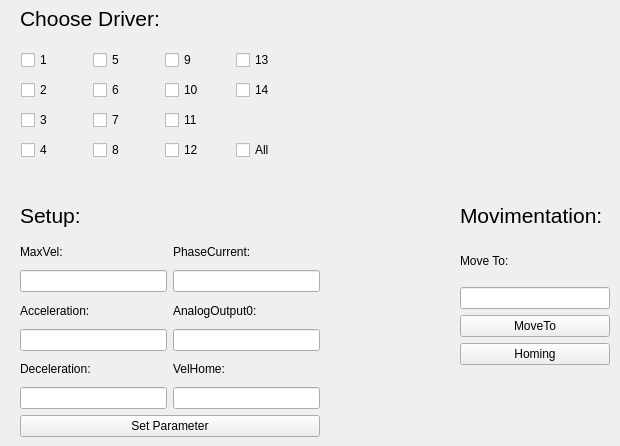
          <widget class="QWidget" name="AllMovimentation">
           <attribute name="title">
            <string>All Movimentation</string>
           </attribute>
           <attribute name="toolTip">
            <string>All drivers movimentation and settings</string>
           </attribute>
           <widget class="QWidget" name="layoutWidget_35">
            <property name="geometry">
             <rect>
              <x>460</x>
              <y>240</y>
              <width>150</width>
              <height>125</height>
             </rect>
            </property>
            <layout class="QGridLayout" name="gridLayout_26">
             <item row="1" column="0">
              <widget class="QPushButton" name="Homing_all">
               <property name="toolTip">
                <string>Execute the homing procedure for all driver</string>
               </property>
               <property name="text">
                <string>Homing</string>
               </property>
              </widget>
             </item>
             <item row="0" column="0">
              <layout class="QVBoxLayout" name="verticalLayout_77">
               <item>
                <widget class="QLabel" name="label_292">
                 <property name="text">
                  <string>Move To:</string>
                 </property>
                </widget>
               </item>
               <item>
                <widget class="QLineEdit" name="LineEditMoveToValue_all">
                 <property name="toolTip">
                  <string>Position to move all drivers</string>
                 </property>
                </widget>
               </item>
               <item>
                <widget class="QPushButton" name="MoveTo_all">
                 <property name="toolTip">
                  <string>Move all drivers to the position specified above</string>
                 </property>
                 <property name="text">
                  <string>MoveTo</string>
                 </property>
                </widget>
               </item>
              </layout>
             </item>
            </layout>
           </widget>
           <widget class="QWidget" name="layoutWidget">
            <property name="geometry">
             <rect>
              <x>20</x>
              <y>240</y>
              <width>300</width>
              <height>197</height>
             </rect>
            </property>
            <layout class="QGridLayout" name="gridLayout_24">
             <item row="0" column="0">
              <widget class="QLabel" name="label_274">
               <property name="text">
                <string>MaxVel:</string>
               </property>
              </widget>
             </item>
             <item row="0" column="1">
              <widget class="QLabel" name="label_203">
               <property name="text">
                <string>PhaseCurrent:</string>
               </property>
              </widget>
             </item>
             <item row="1" column="0">
              <widget class="QLineEdit" name="LineEditMaxVelSetup_all">
               <property name="toolTip">
                <string>Set all drivers MaxVel to this value.</string>
               </property>
              </widget>
             </item>
             <item row="1" column="1">
              <widget class="QLineEdit" name="LineEditPhaseCurrentSetup_all">
               <property name="toolTip">
                <string>Set all drivers PhaseCurrent to this value.</string>
               </property>
              </widget>
             </item>
             <item row="2" column="0">
              <widget class="QLabel" name="label_275">
               <property name="text">
                <string>Acceleration:</string>
               </property>
              </widget>
             </item>
             <item row="2" column="1">
              <widget class="QLabel" name="label_204">
               <property name="text">
                <string>AnalogOutput0:</string>
               </property>
              </widget>
             </item>
             <item row="3" column="0">
              <widget class="QLineEdit" name="LineEditAccelerationSetup_all">
               <property name="toolTip">
                <string>Set all drivers Acceleration to this value.</string>
               </property>
              </widget>
             </item>
             <item row="3" column="1">
              <widget class="QLineEdit" name="LineEditAnalogOutputSetup_all">
               <property name="toolTip">
                <string>Set all drivers AnalogOutput(0) to this value.</string>
               </property>
              </widget>
             </item>
             <item row="4" column="0">
              <widget class="QLabel" name="label_273">
               <property name="text">
                <string>Deceleration:</string>
               </property>
              </widget>
             </item>
             <item row="5" column="0">
              <widget class="QLineEdit" name="LineEditDecelerationSetup_all">
               <property name="toolTip">
                <string>Set all drivers Deceleration to this value.</string>
               </property>
              </widget>
             </item>
             <item row="6" column="0" colspan="2">
              <widget class="QPushButton" name="SetParameterDriver_all">
               <property name="toolTip">
                <string>&lt;html&gt;&lt;head/&gt;&lt;body&gt;&lt;p&gt;Set parameter of all drivers. Nota bene: in order to accomplished the command you have to set all the fields above.&lt;/p&gt;&lt;/body&gt;&lt;/html&gt;</string>
               </property>
               <property name="text">
                <string>Set Parameter</string>
               </property>
              </widget>
             </item>
             <item row="4" column="1">
              <widget class="QLabel" name="label_287">
               <property name="text">
                <string>VelHome:</string>
               </property>
              </widget>
             </item>
             <item row="5" column="1">
              <widget class="QLineEdit" name="LineEditVelHomeSetup_all">
               <property name="toolTip">
                <string>Set all drivers VelHome to this value.</string>
               </property>
              </widget>
             </item>
            </layout>
           </widget>
           <widget class="QLabel" name="label_276">
            <property name="geometry">
             <rect>
              <x>20</x>
              <y>10</y>
              <width>151</width>
              <height>17</height>
             </rect>
            </property>
            <property name="font">
             <font>
              <pointsize>16</pointsize>
             </font>
            </property>
            <property name="text">
             <string>Choose Driver:</string>
            </property>
           </widget>
           <widget class="QLabel" name="label_277">
            <property name="geometry">
             <rect>
              <x>20</x>
              <y>200</y>
              <width>71</width>
              <height>31</height>
             </rect>
            </property>
            <property name="font">
             <font>
              <pointsize>16</pointsize>
             </font>
            </property>
            <property name="text">
             <string>Setup:</string>
            </property>
           </widget>
           <widget class="QLabel" name="label_278">
            <property name="geometry">
             <rect>
              <x>460</x>
              <y>200</y>
              <width>151</width>
              <height>31</height>
             </rect>
            </property>
            <property name="font">
             <font>
              <pointsize>16</pointsize>
             </font>
            </property>
            <property name="text">
             <string>Movimentation:</string>
            </property>
           </widget>
           <widget class="QWidget" name="layoutWidget">
            <property name="geometry">
             <rect>
              <x>21</x>
              <y>46</y>
              <width>281</width>
              <height>121</height>
             </rect>
            </property>
            <layout class="QGridLayout" name="gridLayout_25">
             <item row="0" column="0">
              <widget class="QCheckBox" name="checkBox_1">
               <property name="text">
                <string>1</string>
               </property>
              </widget>
             </item>
             <item row="0" column="1">
              <widget class="QCheckBox" name="checkBox_5">
               <property name="text">
                <string>5</string>
               </property>
              </widget>
             </item>
             <item row="0" column="2">
              <widget class="QCheckBox" name="checkBox_9">
               <property name="text">
                <string>9</string>
               </property>
              </widget>
             </item>
             <item row="0" column="3">
              <widget class="QCheckBox" name="checkBox_13">
               <property name="text">
                <string>13</string>
               </property>
              </widget>
             </item>
             <item row="1" column="0">
              <widget class="QCheckBox" name="checkBox_2">
               <property name="text">
                <string>2</string>
               </property>
              </widget>
             </item>
             <item row="1" column="1">
              <widget class="QCheckBox" name="checkBox_6">
               <property name="text">
                <string>6</string>
               </property>
              </widget>
             </item>
             <item row="1" column="2">
              <widget class="QCheckBox" name="checkBox_10">
               <property name="text">
                <string>10</string>
               </property>
              </widget>
             </item>
             <item row="1" column="3">
              <widget class="QCheckBox" name="checkBox_14">
               <property name="text">
                <string>14</string>
               </property>
              </widget>
             </item>
             <item row="2" column="0">
              <widget class="QCheckBox" name="checkBox_3">
               <property name="text">
                <string>3</string>
               </property>
              </widget>
             </item>
             <item row="2" column="1">
              <widget class="QCheckBox" name="checkBox_7">
               <property name="text">
                <string>7</string>
               </property>
              </widget>
             </item>
             <item row="2" column="2">
              <widget class="QCheckBox" name="checkBox_11">
               <property name="text">
                <string>11</string>
               </property>
              </widget>
             </item>
             <item row="3" column="0">
              <widget class="QCheckBox" name="checkBox_4">
               <property name="text">
                <string>4</string>
               </property>
              </widget>
             </item>
             <item row="3" column="1">
              <widget class="QCheckBox" name="checkBox_8">
               <property name="text">
                <string>8</string>
               </property>
              </widget>
             </item>
             <item row="3" column="2">
              <widget class="QCheckBox" name="checkBox_12">
               <property name="text">
                <string>12</string>
               </property>
              </widget>
             </item>
             <item row="3" column="3">
              <widget class="QCheckBox" name="checkBox_all">
               <property name="text">
                <string>All</string>
               </property>
              </widget>
             </item>
            </layout>
           </widget>
          </widget>
